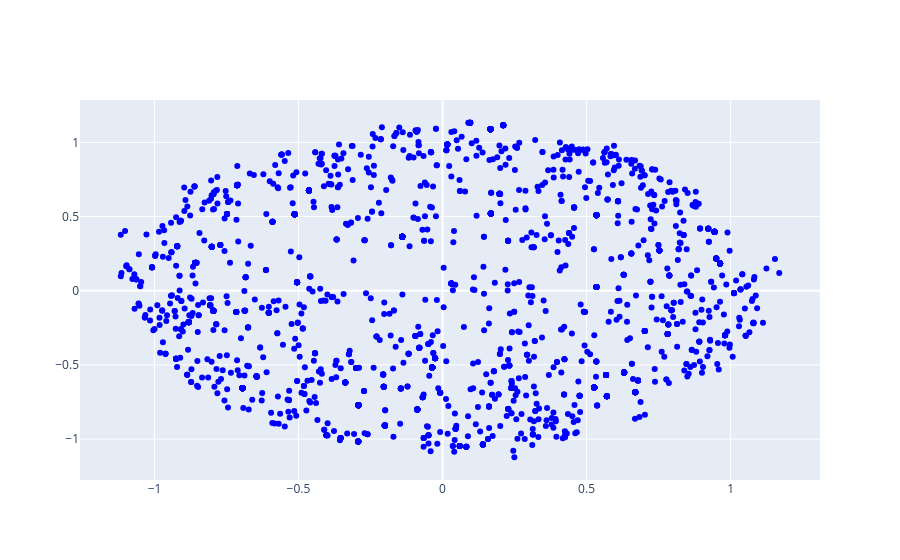

Write notebook code for a chart like this one.
### Code cell
data = [
    go.Scatter(
        x = mds_df.iloc[:2000,0].values,
        y = mds_df.iloc[:2000,1].values,
        text = mds_df.iloc[:2000,2].values,
        hoverinfo = 'text',
        marker = dict(
            color = 'blue'
        ),
        mode='markers',
        showlegend = False
    )
]

iplot(data, filename = "add-hover-text")

### Figure 1 — Plotly figure (JSON) as saved in the notebook; plotly's stock layout.template omitted (floating-point values rounded to 4 significant figures; data arrays with more than 128 entries replaced by an {"elided": "..."} marker saying what was removed)
{"data": [{"hoverinfo": "text", "marker": {"color": "blue"}, "mode": "markers", "showlegend": false, "text": {"elided": "2000 str values"}, "type": "scatter", "x": {"elided": "2000 float values"}, "y": {"elided": "2000 float values"}}], "layout": {}}
